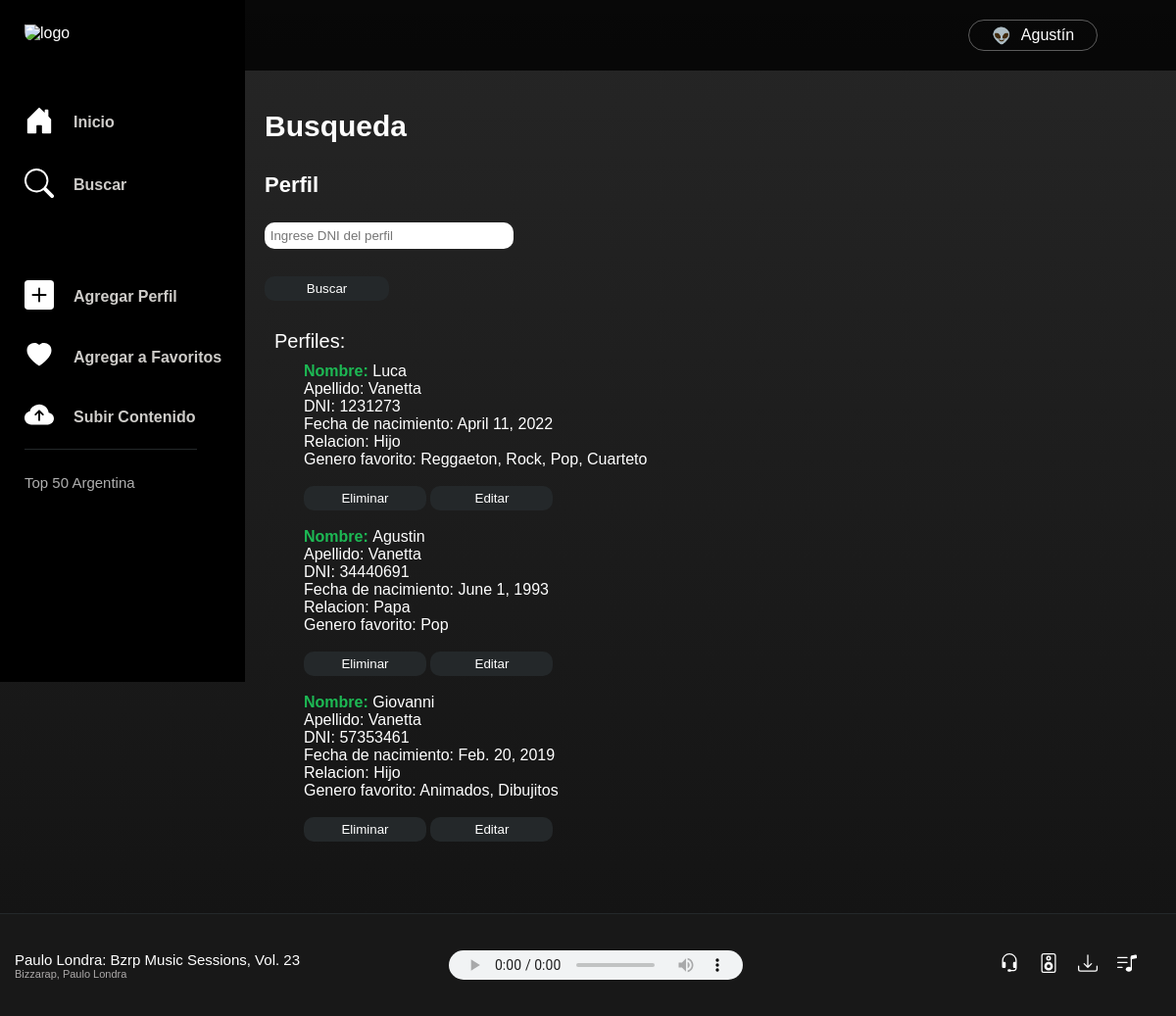
Page /AppSpotify/buscarTodos/ on the earlier database version.
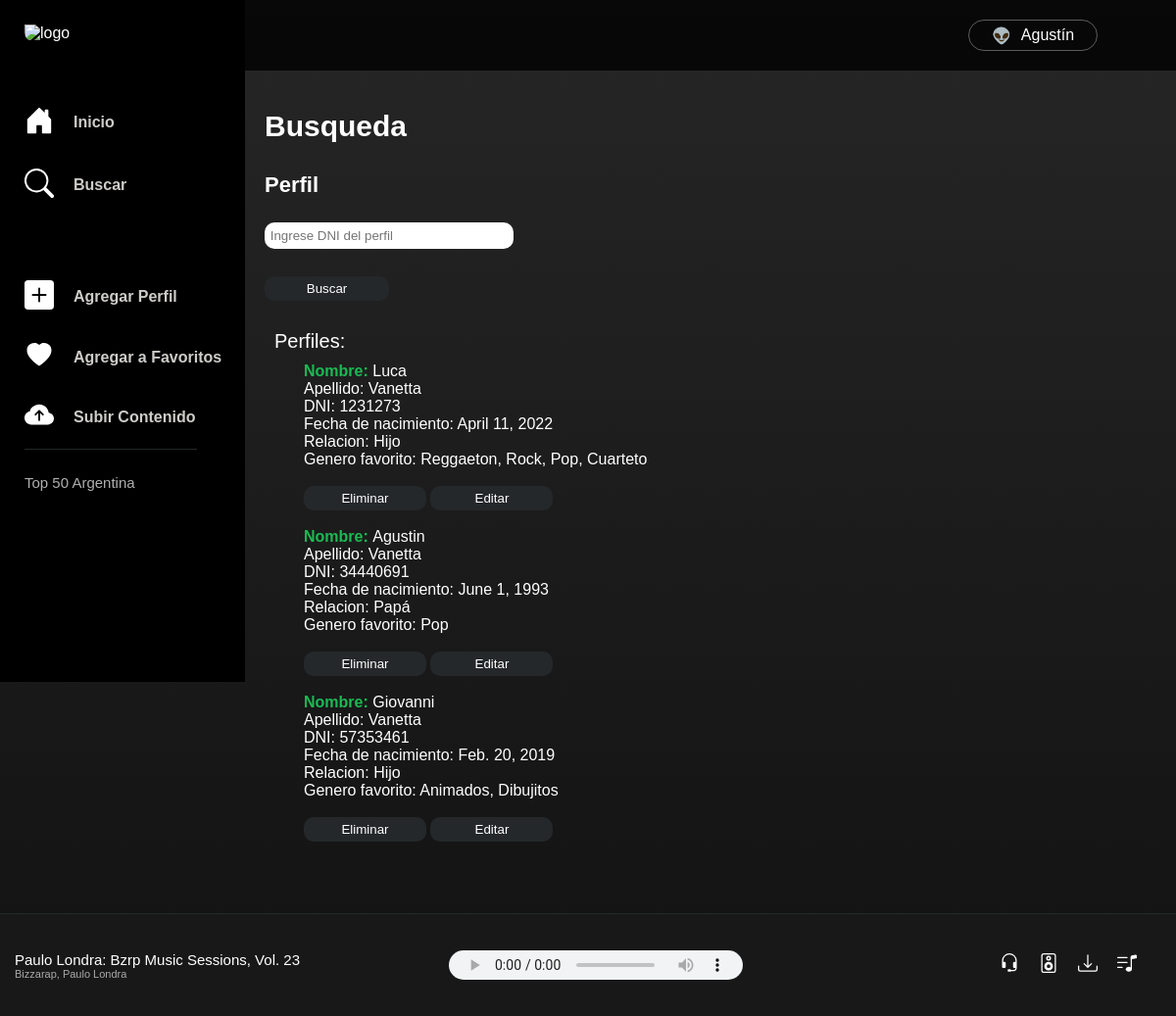
Same page on the later database version.
### AppSpotify/models.py (models this page shows, shortened)
class Perfil(models.Model):
    nombre = models.CharField(max_length=40)
    apellido = models.CharField(max_length=40)
    dni= models.IntegerField()
    fechaDeNacimiento = models.DateField()
    relacion = models.CharField(max_length=40)
    generosFavoritos = models.CharField(max_length=100)

### AppSpotify/views.py (the view)
# urls.py: path('buscarTodos/', views.buscarTodos),
def buscarTodos(request):
    perfiles = Perfil.objects.all()
    contexto={"perfiles":perfiles}
    return render(request,"AppSpotify/traerPerfiles.html", contexto)

### AppSpotify/templates/AppSpotify/traerPerfiles.html
{% extends "AppSpotify/padre.html" %}
{% load static %}
{% block contenidoDinamico %}
<div class="body__container">
    <div class="body__user">
        <div class="body__user__container">
            <span>👽</span><div>Agustín</div>
        </div>
    </div>
    <div class="title">Busqueda</div>
    <div class="perfil__container__lista" >
        <div class="formulario__text">Perfil</div>
        <div class="form">
            <form class="form__perfil" action="/AppSpotify/buscar/" method="GET">
                <input id="input" type="text" name="dni" id="dni" placeholder=" Ingrese DNI del perfil">
                <br>
                <input class="button__enviar2" type="submit" value="Buscar">
            </form>
        </div>
        {% if perfiles %}
        <div>
            <div style="font-size: 20px;">Perfiles:</div>
            <ul style="list-style: none;">
            {% for perfil in perfiles %}
                <li><span style="color: #1DB954; font-weight: 600;">Nombre: </span>{{perfil.nombre}}</li>
                <li>Apellido: {{perfil.apellido}}</li>
                <li>DNI: {{perfil.dni}}</li>
                <li>Fecha de nacimiento: {{perfil.fechaDeNacimiento}}</li>
                <li>Relacion: {{perfil.relacion}}</li>
                <li>Genero favorito: {{perfil.generosFavoritos}}</li>
                <br>
                <button class="button__listar">
                    <a style="text-decoration: none;" href="{% url 'EliminarPerfil' perfil.dni %}"> Eliminar </a>
                </button>
                <button class="button__listar">
                    <a style="text-decoration: none;" href="{% url 'EditarPerfil' perfil.dni %}"> Editar </a>
                </button>
                <br>
                <br>
            {% endfor %}
            </ul>
        </div>
        {% else %}
        <div>No hay perfiles cargados en sistema.</div>
        {% endif %}
    </div>
</div>
{% endblock %}

Differences in the rows shown:
changed Perfil "Agustin": relacion "Papa" → "Papá"
